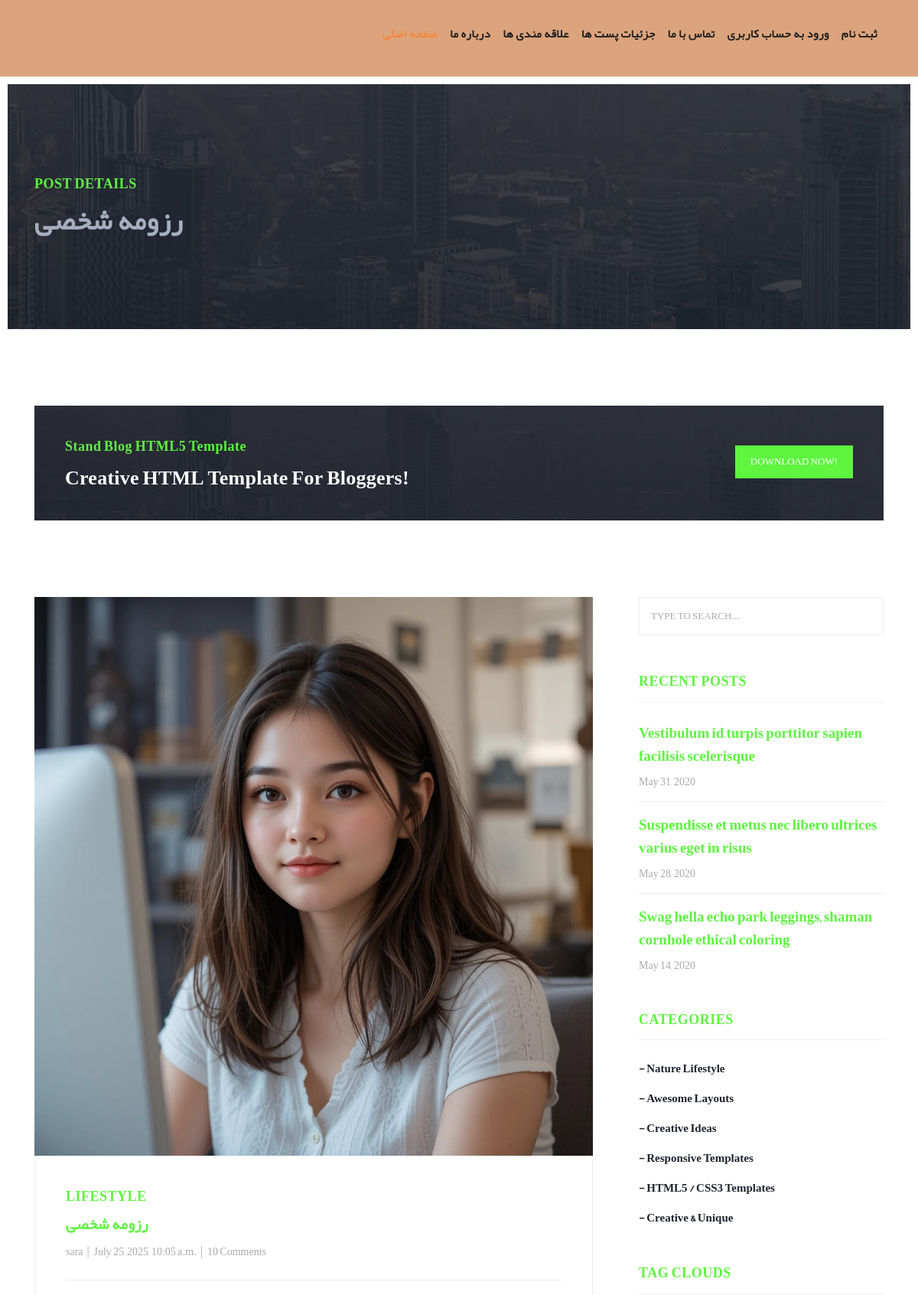
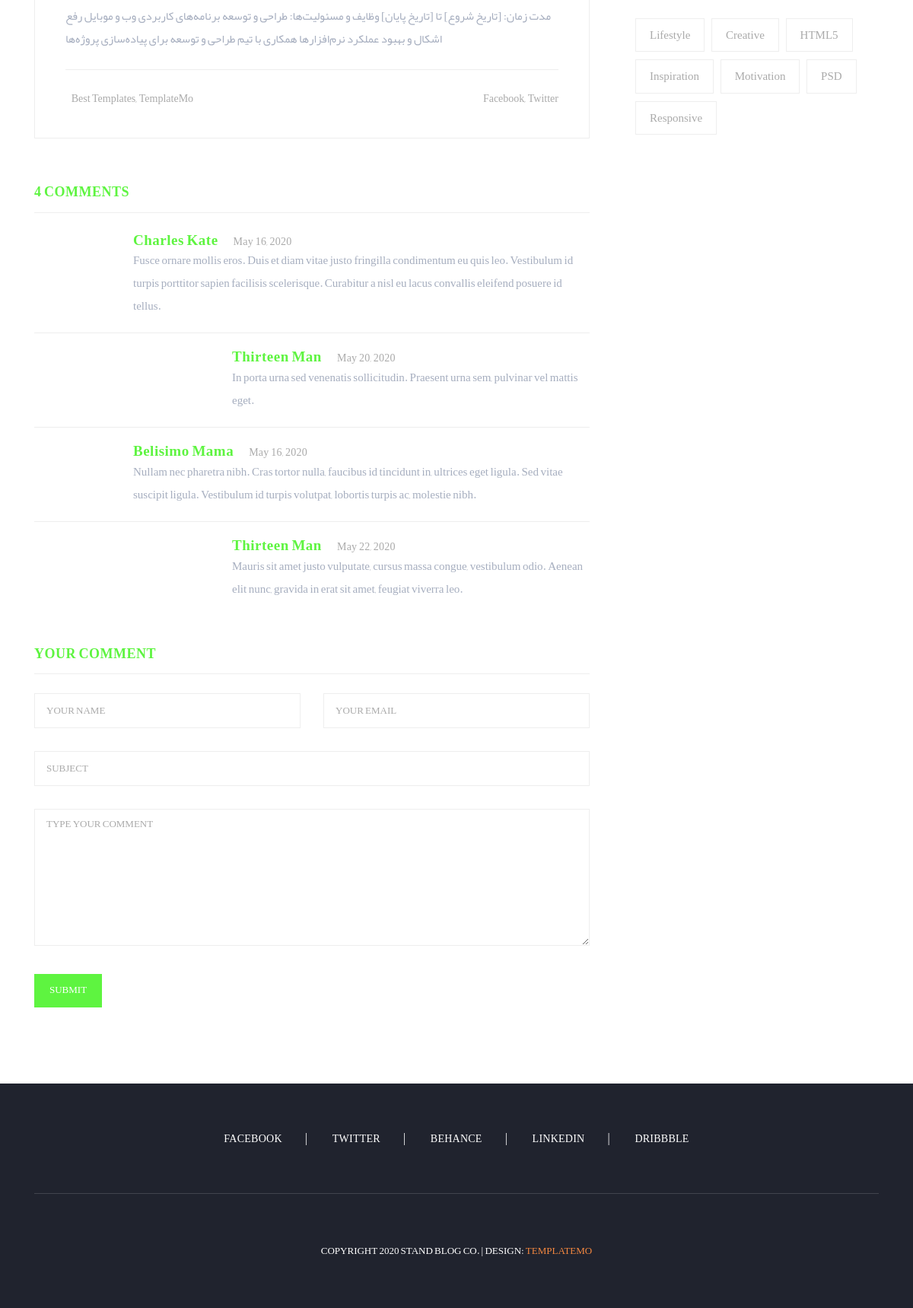
Page /articles/detail/1 on the committed database (2 pictures, top to bottom).
### blog_app/models.py (models this page shows, shortened)
class Article(models.Model):
    author = models.ForeignKey(User,on_delete= models.CASCADE)
    category = models.ManyToManyField(Category)
    title = models.CharField(max_length=70)
    body = models.TextField()
    image = models.ImageField(upload_to='images/articles')
    created = models.DateTimeField(auto_now_add=True)
    updated = models.DateTimeField(auto_now=True)

### blog_app/views.py (the view)
# urls.py: path('detail/<int:pk>',views.article_detail,name='article_detail')
def article_detail(request,pk):
    article = get_object_or_404(Article,id = pk)
    return render(request,'blog_app/article_detail.html',context={'article':article})

### blog_app/templates/blog_app/article_detail.html (shortened to what this page needs)
{% extends "base.html" %}
{% load static %}
{% block main %}
    <div class="heading-page header-text">
      <section class="page-heading">
        <div class="container">
          <div class="row">
            <div class="col-lg-12">
              <div class="text-content">
                <h4>Post Details</h4>
                <h2>{{article.title}}</h2>
              </div>
            </div>
          </div>
        </div>
      </section>
    </div>
    <section class="call-to-action">
      <div class="container">
        <div class="row">
          <div class="col-lg-12">
            <div class="main-content">
              <div class="row">
                <div class="col-lg-8">
                  <span>Stand Blog HTML5 Template</span>
                  <h4>Creative HTML Template For Bloggers!</h4>
                </div>
                <div class="col-lg-4">
                  <div class="main-button">
                    <a rel="nofollow" href="https://templatemo.com/tm-551-stand-blog" target="_parent">Download Now!</a>
                  </div>
                </div>
              </div>
            </div>
          </div>
        </div>
      </div>
    </section>
    <section class="blog-posts grid-system">
      <div class="container">
        <div class="row">
          <div class="col-lg-8">
            <div class="all-blog-posts">
              <div class="row">
                <div class="col-lg-12">
                  <div class="blog-post">
                    <div class="blog-thumb">
                      <img src="{{article.image.url}}" alt="">
                    </div>
                    <div class="down-content">
                      <span>Lifestyle</span>
                      <a href="post-details.html"><h4>{{article.title}}</h4></a>
                      <ul class="post-info">
                        <li><a href="#">{{article.author.username}}</a></li>
                        <li><a href="#">{{article.created}}</a></li>
                        <li><a href="#">10 Comments</a></li>
                      </ul>
                      <p>
                        {{article.body}}
                      </p>
                      <div class="post-options">
                        <div class="row">
                          <div class="col-6">
                            <ul class="post-tags">
                              <li></li>
                              <li><a href="#">Best Templates</a>,</li>
                              <li><a href="#">TemplateMo</a></li>
                            </ul>
                          </div>
                          <div class="col-6">
                            <ul class="post-share">
                              <li></li>
                              <li><a href="#">Facebook</a>,</li>
                              <li><a href="#"> Twitter</a></li>
                            </ul>
                          </div>
                        </div>
                      </div>
                    </div>
                  </div>
                </div>
                <div class="col-lg-12">
                  <div class="sidebar-item comments">
                    <div class="sidebar-heading">
                      <h2>4 comments</h2>
                    </div>
                    <div class="content">
                      <ul>
                        <li>
                          <div class="right-content">
                            <h4>Charles Kate<span>May 16, 2020</span></h4>
                            <p>Fusce ornare mollis eros. Duis et diam vitae justo fringilla condimentum eu quis leo. Vestibulum id turpis porttitor sapien facilisis scelerisque. Curabitur a nisl eu lacus convallis eleifend posuere id tellus.</p>
                          </div>
                        </li>
                        <li class="replied">
                          <div class="right-content">
                            <h4>Thirteen Man<span>May 20, 2020</span></h4>
                            <p>In porta urna sed venenatis sollicitudin. Praesent urna sem, pulvinar vel mattis eget.</p>
                          </div>
                        </li>
                        <li>
                          <div class="right-content">
                            <h4>Belisimo Mama<span>May 16, 2020</span></h4>
                            <p>Nullam nec pharetra nibh. Cras tortor nulla, faucibus id tincidunt in, ultrices eget ligula. Sed vitae suscipit ligula. Vestibulum id turpis volutpat, lobortis turpis ac, molestie nibh.</p>
                          </div>
                        </li>
                        <li class="replied">
                          <div class="right-content">
                            <h4>Thirteen Man<span>May 22, 2020</span></h4>
                            <p>Mauris sit amet justo vulputate, cursus massa congue, vestibulum odio. Aenean elit nunc, gravida in erat sit amet, feugiat viverra leo.</p>
                          </div>
                        </li>
                      </ul>
                    </div>
                  </div>
                </div>
                <div class="col-lg-12">
                  <div class="sidebar-item submit-comment">
                    <div class="sidebar-heading">
                      <h2>Your comment</h2>
                    </div>
                    <div class="content">
                      <form id="comment" action="#" method="post">
                        <div class="row">
                          <div class="col-md-6 col-sm-12">
                            <fieldset>
                              <input name="name" type="text" id="name" placeholder="Your name" required="">
                            </fieldset>
                          </div>
                          <div class="col-md-6 col-sm-12">
                            <fieldset>
                              <input name="email" type="text" id="email" placeholder="Your email" required="">
                            </fieldset>
                          </div>
                          <div class="col-md-12 col-sm-12">
                            <fieldset>
                              <input name="subject" type="text" id="subject" placeholder="Subject">
                            </fieldset>
                          </div>
                          <div class="col-lg-12">
                            <fieldset>
                              <textarea name="message" rows="6" id="message" placeholder="Type your comment" required=""></textarea>
                            </fieldset>
                          </div>
                          <div class="col-lg-12">
                            <fieldset>
                              <button type="submit" id="form-submit" class="main-button">Submit</button>
                            </fieldset>
                          </div>
                        </div>
                      </form>
                    </div>
                  </div>
                </div>
              </div>
            </div>
          </div>
          <div class="col-lg-4">
            <div class="sidebar">
              <div class="row">
                <div class="col-lg-12">
                  <div class="sidebar-item search">
                    <form id="search_form" name="gs" method="GET" action="#">
                      <input type="text" name="q" class="searchText" placeholder="type to search..." autocomplete="on">
                    </form>
                  </div>
                </div>
                <div class="col-lg-12">
                  <div class="sidebar-item recent-posts">
                    <div class="sidebar-heading">
                      <h2>Recent Posts</h2>
                    </div>
                    <div class="content">
                      <ul>
                        <li><a href="post-details.html">
                          <h5>Vestibulum id turpis porttitor sapien facilisis scelerisque</h5>
                          <span>May 31, 2020</span>
                        </a></li>
                        <li><a href="post-details.html">
                          <h5>Suspendisse et metus nec libero ultrices varius eget in risus</h5>
                          <span>May 28, 2020</span>
                        </a></li>
                        <li><a href="post-details.html">
                          <h5>Swag hella echo park leggings, shaman cornhole ethical coloring</h5>
                          <span>May 14, 2020</span>
                        </a></li>
                      </ul>
                    </div>
                  </div>
                </div>
                <div class="col-lg-12">
                  <div class="sidebar-item categories">
                    <div class="sidebar-heading">
                      <h2>Categories</h2>
                    </div>
                    <div class="content">
                      <ul>
                        <li><a href="#">- Nature Lifestyle</a></li>
                        <li><a href="#">- Awesome Layouts</a></li>
                        <li><a href="#">- Creative Ideas</a></li>
                        <li><a href="#">- Responsive Templates</a></li>
                        <li><a href="#">- HTML5 / CSS3 Templates</a></li>
                        <li><a href="#">- Creative &amp; Unique</a></li>
                      </ul>
                    </div>
                  </div>
                </div>
                <div class="col-lg-12">
                  <div class="sidebar-item tags">
                    <div class="sidebar-heading">
                      <h2>Tag Clouds</h2>
                    </div>
                    <div class="content">
                      <ul>
                        <li><a href="#">Lifestyle</a></li>
                        <li><a href="#">Creative</a></li>
                        <li><a href="#">HTML5</a></li>
                        <li><a href="#">Inspiration</a></li>
                        <li><a href="#">Motivation</a></li>
                        <li><a href="#">PSD</a></li>
                        <li><a href="#">Responsive</a></li>
                      </ul>
                    </div>
                  </div>
                </div>
              </div>
            </div>
          </div>
        </div>
      </div>
    </section>
 {% endblock main %}

### rows in the picture
Article: title "رزومه شخصی", image (picture), author.username "sara", created "July 25, 2025, 10:05 a.m.", body "مدت زمان: [تاریخ شروع] تا [تاریخ پایان] وظایف و مسئولیت‌ها: طراحی و توسعه برنامه‌های کاربردی وب و موبایل رفع اشکال و بهبود عملکرد نرم‌افزارها همکاری با تیم طراحی و توسعه برای پیاده‌سازی پروژه‌ها"
